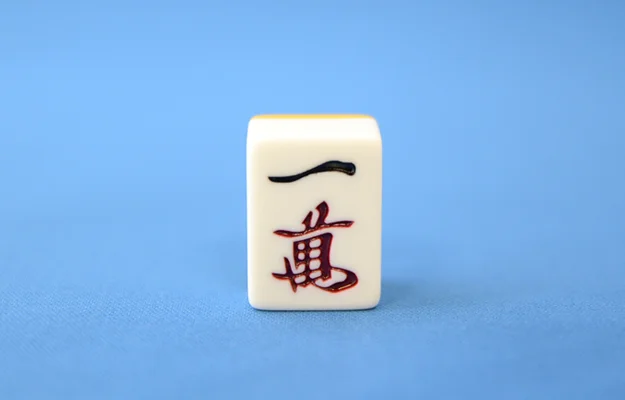
#> input picture Data/1_wan.jpg, 625 x 400 px
$ python sift_demo.py
#> lines starting #> are read from the running program, lines starting #| are printed output that depends on the picture
import cv2
import numpy as np
import matplotlib.pyplot as plt

def display(img,cmap='gray'):
    fig = plt.figure(figsize=(12,10))
    ax = fig.add_subplot(111)
    ax.imshow(img)
    plt.show()

img1 = cv2.imread("Data/1_wan.jpg", 0)
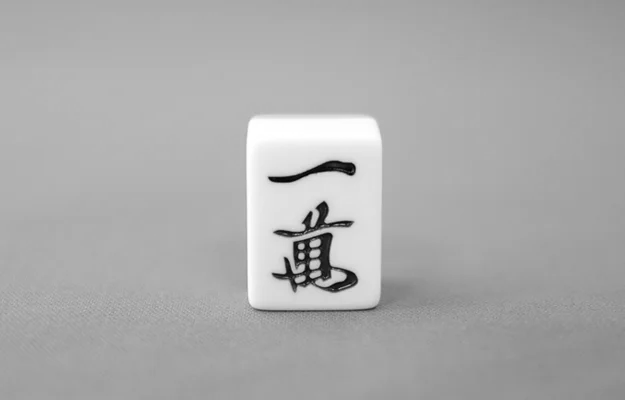
#> img1: shape (400, 625); min 0, max 255, mean 171.1
img2 = cv2.imread("Data/agari2.png", 0)
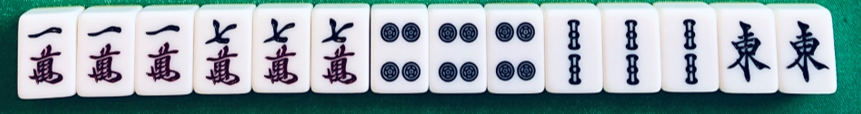
#> input picture Data/agari2.png, 861 x 114 px
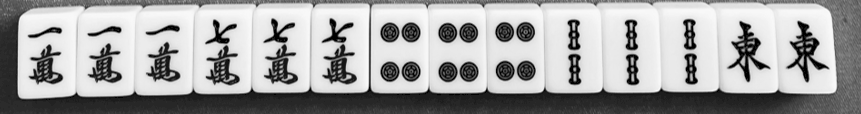
#> img2: shape (114, 861); min 0, max 251, mean 162.9

sift = cv2.SIFT_create()
kp1, desc1 = sift.detectAndCompute(img1, None)
#> kp1 = 127 keypoints; strongest (x, y, size): (348, 168, 9.7), (323, 208, 8.2), (301, 256, 3.9), (301, 246, 3.8)
kp2, desc2 = sift.detectAndCompute(img2,None)
#> kp2 = 870 keypoints; strongest (x, y, size): (332, 22, 4.7), (274, 22, 4.6), (216, 24, 4.7), (59, 30, 4.1)

bf = cv2.BFMatcher()
matches = bf.knnMatch(desc1, desc2, k=2)
#> matches = 127 matches

good = []
for match1,match2 in matches:
    if match1.distance < 0.8*match2.distance:
        good.append([match1])
#> this loop made 127 passes
#> after the loop, good = 9 matches

sift_matches = cv2.drawMatchesKnn(img1, kp1, img2, kp2, good, None, flags=2)
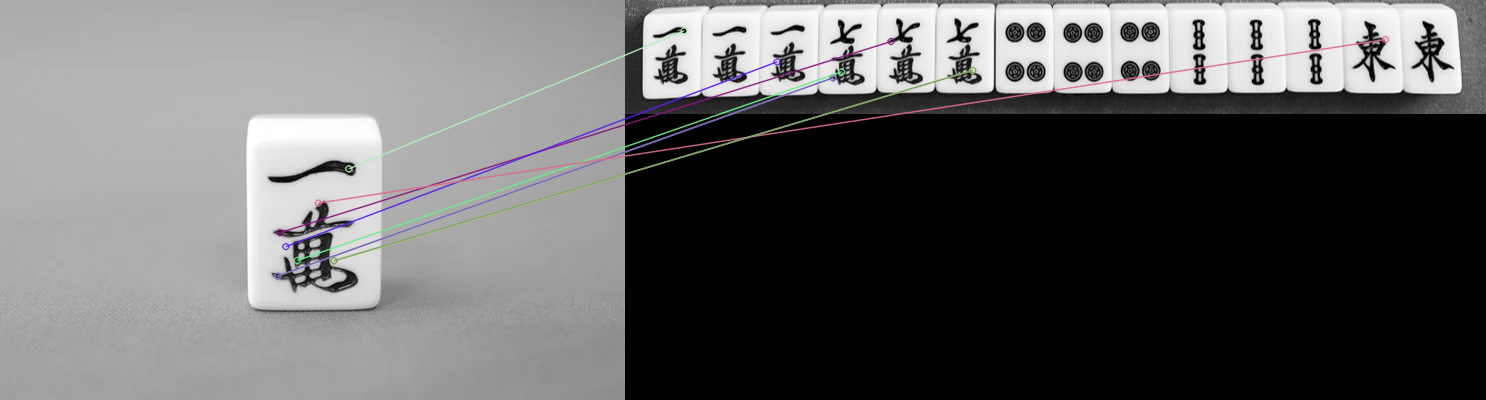
#> sift_matches: shape (400, 1486, 3); mean of channels 0, 1, 2 99.1, 98.8, 99; drawn as B, G, R
display(sift_matches)
